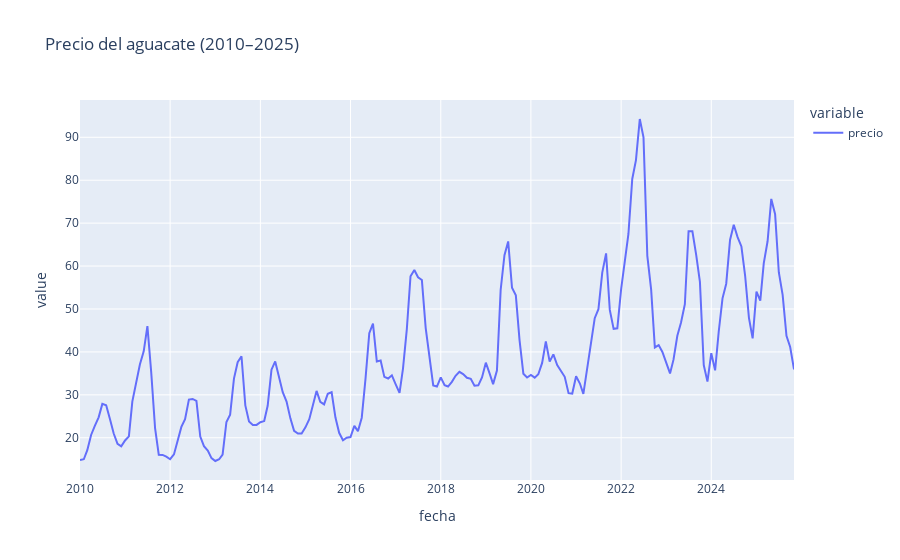

Notebook cell for this chart:
### Code cell
fig = px.line(serie, title="Precio del aguacate (2010–2025)")
fig.show()

### Figure 1 — Plotly figure (JSON) as saved in the notebook; plotly's stock layout.template omitted (floating-point values rounded to 4 significant figures; data arrays with more than 128 entries replaced by an {"elided": "..."} marker saying what was removed)
{"data": [{"hovertemplate": "variable=precio<br>fecha=%{x}<br>value=%{y}<extra></extra>", "legendgroup": "precio", "line": {"color": "#636efa", "dash": "solid"}, "marker": {"symbol": "circle"}, "mode": "lines", "name": "precio", "orientation": "v", "showlegend": true, "type": "scatter", "x": {"elided": "191 str values"}, "xaxis": "x", "y": {"elided": "191 float values"}, "yaxis": "y"}], "layout": {"legend": {"title": {"text": "variable"}, "tracegroupgap": 0}, "title": {"text": "Precio del aguacate (2010–2025)"}, "xaxis": {"anchor": "y", "domain": [0, 1], "title": {"text": "fecha"}}, "yaxis": {"anchor": "x", "domain": [0, 1], "title": {"text": "value"}}}}
